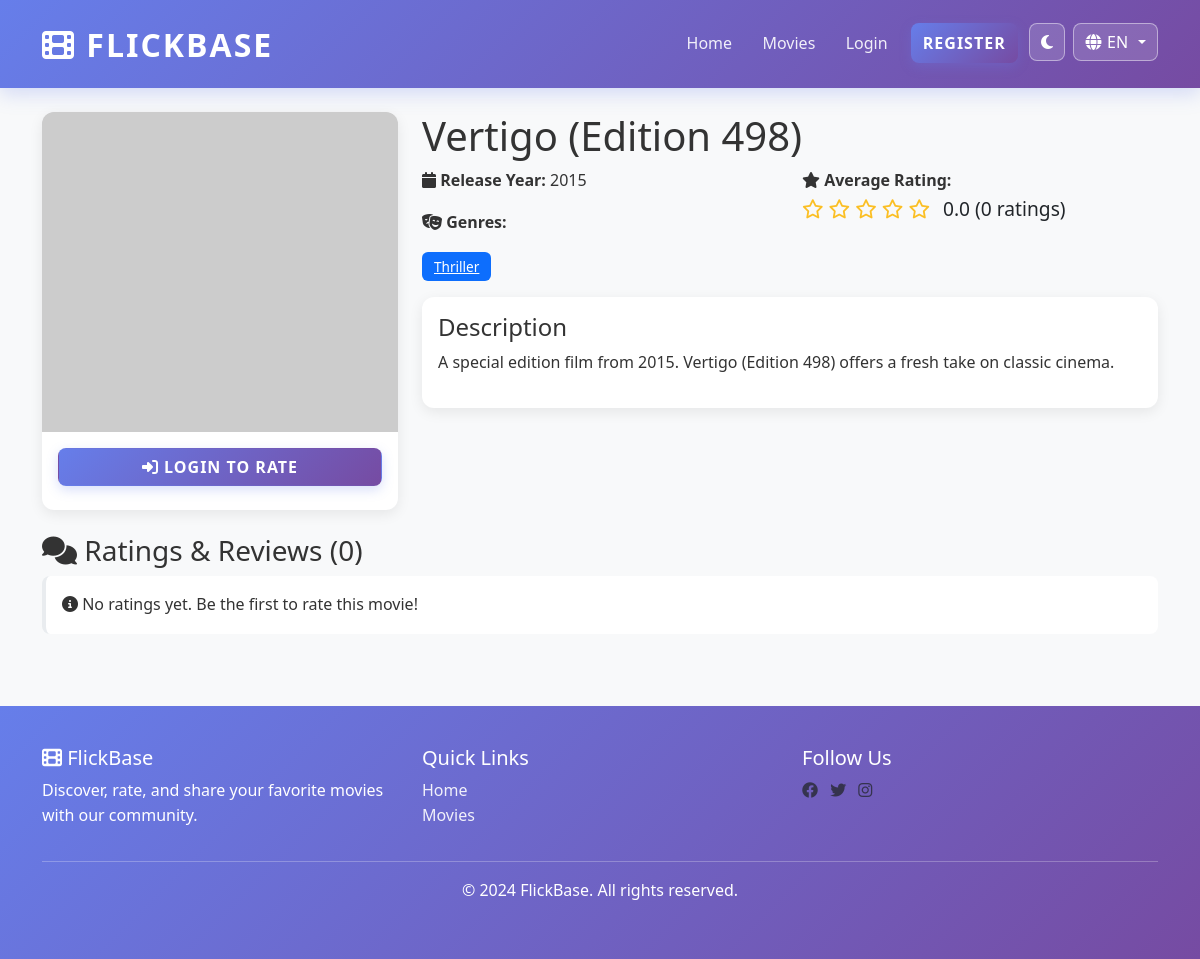
/movie/999, run on the app's committed database.
### app/models.py (models this page shows, shortened)
class Movie(db.Model):
    __tablename__ = 'movies'
    id = db.Column(db.Integer, primary_key=True)
    title = db.Column(db.String(255), nullable=False, index=True)
    description = db.Column(db.Text, nullable=False)
    year = db.Column(db.Integer, nullable=False, index=True)
    poster_url = db.Column(db.String(500), nullable=True)  # URL to poster image
    tmdb_id = db.Column(db.Integer, nullable=True, unique=True, index=True)  # For TMDB API integration
    created_at = db.Column(db.DateTime, default=utcnow, index=True)
    updated_at = db.Column(db.DateTime, default=utcnow, onupdate=utcnow)
    ratings = db.relationship('Rating', backref='movie', lazy=True, cascade='all, delete-orphan')
    watchlist = db.relationship('Watchlist', backref='movie', lazy=True, cascade='all, delete-orphan')
    def get_average_rating_db(self):
        avg = db.session.query(func.avg(Rating.rating)).filter_by(movie_id=self.id).scalar()
        return round(avg, 2) if avg else 0

class Genre(db.Model):
    __tablename__ = 'genres'
    id = db.Column(db.Integer, primary_key=True)
    name = db.Column(db.String(50), unique=True, nullable=False, index=True)
    description = db.Column(db.Text, nullable=True)
    created_at = db.Column(db.DateTime, default=utcnow)
    movies = db.relationship('Movie', secondary=movie_genre, backref=db.backref('genres', lazy='select'))

### app/routes/movie.py (the view, shortened to what this page needs)
@movie_bp.route('/movie/<int:movie_id>')
def movie_detail(movie_id):
    movie = db.get_or_404(Movie, movie_id)
    ratings = Rating.query.filter_by(movie_id=movie_id).order_by(
        Rating.created_at.desc()
    ).all()
    user_rating = None
    in_watchlist = False
    avg_rating = movie.get_average_rating_db()
    rating_count = len(ratings)
    return render_template('movies/detail.html',
                         movie=movie,
                         ratings=ratings,
                         user_rating=user_rating,
                         in_watchlist=in_watchlist,
                         avg_rating=avg_rating,
                         rating_count=rating_count)

### app/i18n.py (called while the page is built)
def get_current_language():
    selected = session.get('lang')
    return selected if selected in SUPPORTED_LANGUAGES else 'en'

def translate(key, lang=None):
    current_lang = lang or get_current_language()
    entry = TRANSLATIONS.get(key, {})
    return entry.get(current_lang) or entry.get('en') or key

def localize_text(value, lang=None):
    if value is None:
        return ''
    if not isinstance(value, str):
        return value
    try:
        payload = json.loads(value)
    except Exception:
        return value
    if isinstance(payload, dict):
        current_lang = lang or get_current_language()
        return payload.get(current_lang) or payload.get('en') or next(iter(payload.values()), value)
    return value

### app/templates/movies/detail.html (shortened to what this page needs)
{% extends "base.html" %}
{% block content %}
<div class="row mb-4">
    <div class="col-md-4">
        <div class="card movie-card sticky-top">
            <div class="movie-poster">
                {% if movie.poster_url %}
                    <img src="{{ movie.poster_url }}" alt="{{ movie.title }}">
                {% else %}
                    <div class="w-100 h-100 d-flex align-items-center justify-content-center bg-light">
                        <i class="fas fa-image fa-5x text-muted"></i>
                    </div>
                {% endif %}
            </div>
            <div class="card-body text-center">
                {% if current_user.is_authenticated %}
                    {% if in_watchlist %}
                    <button class="btn btn-danger w-100 mb-2" onclick="removeFromWatchlist({{ movie.id }})">
                        <i class="fas fa-bookmark"></i> {{ t('detail.remove_watchlist') }}
                    </button>
                    {% else %}
                    <button class="btn btn-primary w-100 mb-2" onclick="addToWatchlist({{ movie.id }})">
                        <i class="fas fa-bookmark"></i> {{ t('detail.add_watchlist') }}
                    </button>
                    {% endif %}
                    {% if user_rating %}
                    <a href="{{ url_for('movie.rate_movie', movie_id=movie.id) }}" class="btn btn-outline-primary w-100 mb-2">
                        <i class="fas fa-edit"></i> {{ t('detail.update_rating') }}
                    </a>
                    {% else %}
                    <a href="{{ url_for('movie.rate_movie', movie_id=movie.id) }}" class="btn btn-success w-100 mb-2">
                        <i class="fas fa-star"></i> {{ t('detail.rate_movie') }}
                    </a>
                    {% endif %}
                {% else %}
                    <a href="{{ url_for('auth.login') }}" class="btn btn-primary w-100 mb-2">
                        <i class="fas fa-sign-in-alt"></i> {{ t('detail.login_rate') }}
                    </a>
                {% endif %}
            </div>
        </div>
    </div>
    <div class="col-md-8">
        <h1>{{ movie.title }}</h1>
        <div class="row mb-3">
            <div class="col-md-6">
                <p><strong><i class="fas fa-calendar"></i> {{ t('detail.release_year') }}:</strong> {{ movie.year }}</p>
                <p><strong><i class="fas fa-theater-masks"></i> {{ t('detail.genres') }}:</strong></p>
                <div>
                    {% for genre in movie.genres %}
                    <a href="{{ url_for('movie.movies', genre=genre.id) }}" class="badge badge-custom bg-primary">
                        {{ genre.name }}
                    </a>
                    {% endfor %}
                </div>
            </div>
            <div class="col-md-6">
                <p>
                    <strong><i class="fas fa-star"></i> {{ t('detail.avg_rating') }}:</strong><br>
                    <span class="rating-stars">
                        {% for i in range(1, 6) %}
                            {% if i <= avg_rating %}
                                <i class="fas fa-star"></i>
                            {% elif i - avg_rating < 1 %}
                                <i class="fas fa-star-half-alt"></i>
                            {% else %}
                                <i class="far fa-star"></i>
                            {% endif %}
                        {% endfor %}
                        <span class="ms-2 text-body">{{ "%.1f"|format(avg_rating) }} ({{ rating_count }} {{ t('detail.ratings_count') }})</span>
                    </span>
                </p>
            </div>
        </div>
        <div class="card mb-4">
            <div class="card-body">
                <h4>{{ t('detail.description') }}</h4>
                <p>{{ localize_text(movie.description) }}</p>
            </div>
        </div>
    </div>
</div>
<div class="row">
    <div class="col-md-12">
        <h3><i class="fas fa-comments"></i> {{ t('detail.ratings_reviews') }} ({{ rating_count }})</h3>
        {% if ratings %}
        <div class="row">
            {% for rating in ratings[:10] %}
            <div class="col-md-6 mb-3">
                <div class="card">
                    <div class="card-body">
                        <div class="d-flex justify-content-between">
                            <h6 class="card-title">{{ rating.user.username }}</h6>
                            <div class="rating-stars">
                                {% for i in range(1, 6) %}
                                    {% if i <= rating.rating %}<i class="fas fa-star"></i>{% else %}<i class="far fa-star"></i>{% endif %}
                                {% endfor %}
                            </div>
                        </div>
                        {% if rating.review %}
                        <p class="card-text">{{ rating.review }}</p>
                        {% endif %}
                        <small class="text-muted">{{ rating.created_at.strftime('%B %d, %Y') }}</small>
                    </div>
                </div>
            </div>
            {% endfor %}
        </div>
        {% else %}
        <div class="alert alert-info">
            <i class="fas fa-info-circle"></i> {{ t('detail.no_ratings') }}
        </div>
        {% endif %}
    </div>
</div>
{% endblock %}

### app/static/css/dark-mode.css (style rules this page uses)
:root { --theme-accent: #667eea; --theme-accent-2: #764ba2; --theme-danger: #e74c3c; --theme-warning: #fbbf24; --theme-success: #48bb78; }
html[data-bs-theme="light"] { --app-bg: #f8f9fa; --app-text: #333333; --app-surface: #ffffff; --app-border: #e9ecef; --app-muted: #6c757d; --app-navbar: linear-gradient(135deg, #667eea 0%, #764ba2 100%); }
html[data-bs-theme] body { background-color: var(--app-bg); color: var(--app-text); }
html[data-bs-theme] .card, html[data-bs-theme] .dropdown-menu, html[data-bs-theme] .modal-content, html[data-bs-theme] .list-group-item, html[data-bs-theme] .table, html[data-bs-theme] .alert { background-color: var(--app-surface); color: var(--app-text); border-color: var(--app-border); }

### app/templates/base.html (style rules this page uses)
:root { --primary-color: #667eea; --secondary-color: #764ba2; --success-color: #48bb78; --danger-color: #e74c3c; --warning-color: #fbbf24; --info-color: #4299e1; }
body { font-family: 'Segoe UI', Tahoma, Geneva, Verdana, sans-serif; background-color: #f8f9fa; color: #333333; line-height: 1.6; text-rendering: optimizeLegibility; }
.card { border: none; border-radius: 12px; box-shadow: 0 4px 14px rgba(0, 0, 0, 0.08); transition: transform 0.3s ease, box-shadow 0.3s ease; background-color: #ffffff !important; color: #333333; }
.card-body { color: #333333; }
.movie-card { height: 100%; display: flex; flex-direction: column; }
.movie-poster { height: 320px; background: linear-gradient(135deg, #e9ecef 0%, #f8f9fa 100%); border-radius: 12px 12px 0 0; overflow: hidden; display: flex; align-items: center; justify-content: center; }
.movie-poster img { width: 100%; height: 100%; object-fit: cover; transition: transform 0.25s ease; }
.rating-stars { color: #fbbf24; font-size: 1.2rem; }
.badge-custom { padding: 0.5rem 0.75rem; border-radius: 6px; font-size: 0.85rem; font-weight: 500; }
.btn-primary { background: linear-gradient(135deg, #667eea 0%, #764ba2 100%); border-color: transparent; text-transform: uppercase; font-weight: 600; letter-spacing: 1px; color: white !important; border-radius: 8px; box-shadow: 0 4px 12px rgba(102, 126, 234, 0.25); }
.alert { border: none; border-radius: 8px; margin-bottom: 1.5rem; border-left: 4px solid #E50914; }
.alert-info { background-color: rgba(66, 153, 225, 0.15); color: #60a5fa; border-left-color: #4299e1; }

### data on the page
Movie: title "Vertigo (Edition 498)", year "2015", description "A special edition film from 2015. Vertigo (Edition 498) offers a fresh take on classic cinema."
Genre: name "Thriller"

### other printed values
{{ t('nav.home') }} "Home"
{{ t('nav.movies') }} "Movies"
{{ t('nav.login') }} "Login"
{{ t('nav.register') }} "REGISTER"
{{ current_lang|upper }} "EN"
{{ t('detail.login_rate') }} "LOGIN TO RATE"
{{ t('detail.release_year') }} "Release Year"
{{ t('detail.genres') }} "Genres"
{{ t('detail.avg_rating') }} "Average Rating"
{{ "%.1f"|format(avg_rating) }} "0.0"
{{ rating_count }} "0"
{{ t('detail.ratings_count') }} "ratings"
{{ t('detail.description') }} "Description"
{{ t('detail.ratings_reviews') }} "Ratings & Reviews"
{{ t('detail.no_ratings') }} "No ratings yet. Be the first to rate this movie!"
